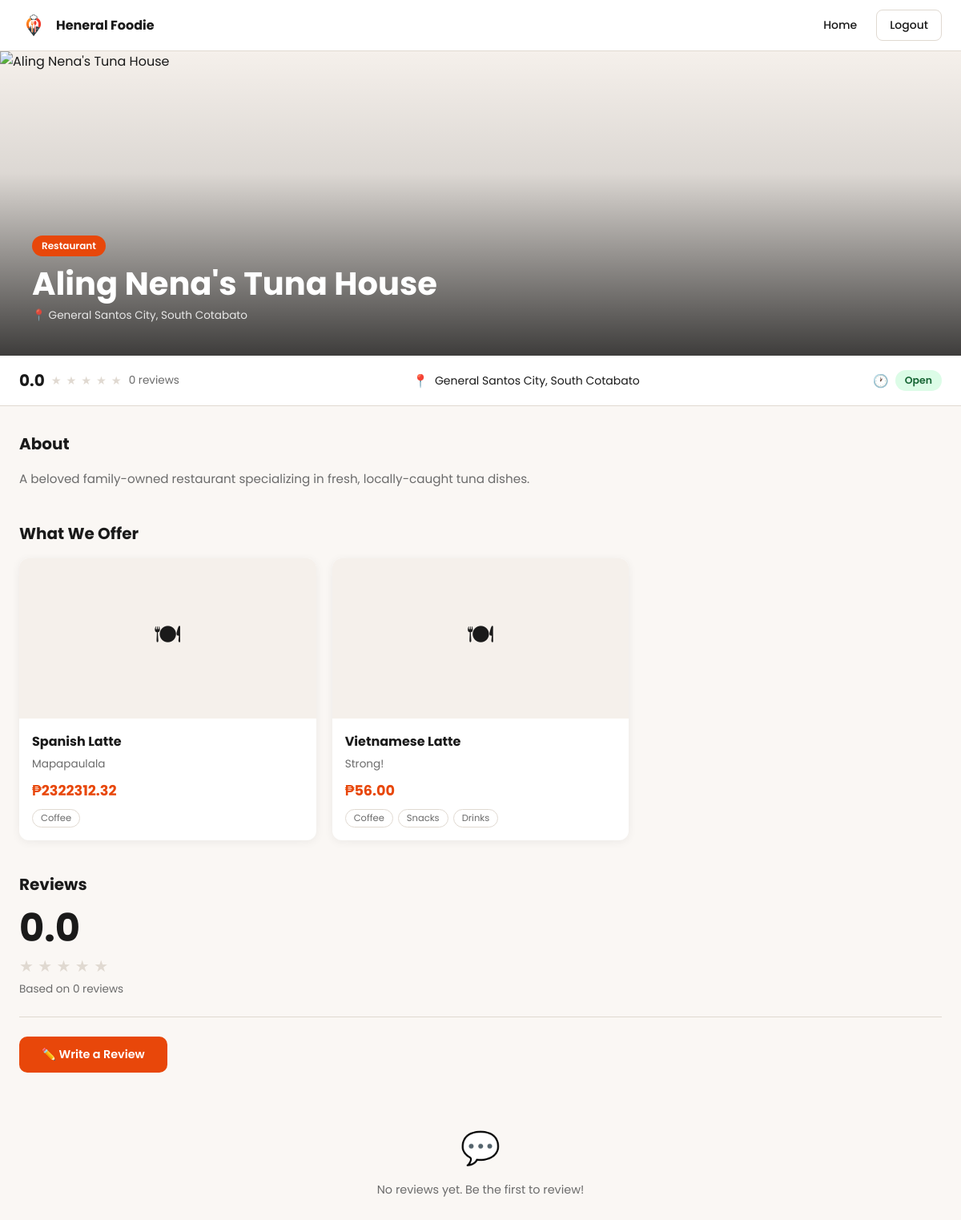
The app's page /store/60d1510a-5c80-4a01-964a-d337dad9bec8 (signed in) with its own data.
### app/models/store.py (models this page shows, shortened)
class Store(db.Model):
    __tablename__ = 'stores'
    id = db.Column(db.String(36), primary_key=True, default=lambda: str(uuid.uuid4()))
    vendor_id = db.Column(db.String(36), db.ForeignKey('users.id'), nullable=False)
    name = db.Column(db.String(100), nullable=False)
    description = db.Column(db.Text, nullable=True)
    address = db.Column(db.String(255), nullable=True)
    category = db.Column(db.String(50), nullable=True)
    status = db.Column(db.String(20), nullable=False, default='pending')
    average_rating = db.Column(db.Float, default=0.0)
    review_count = db.Column(db.Integer, default=0)
    created_at = db.Column(db.DateTime, default=datetime.utcnow)
    updated_at = db.Column(db.DateTime, default=datetime.utcnow, onupdate=datetime.utcnow)
    vendor = db.relationship('User', backref='stores')
    reviews = db.relationship('Review', backref='store', lazy='dynamic', cascade='all, delete-orphan')
    images = db.relationship('StoreImage', backref='store', lazy='dynamic', cascade='all, delete-orphan')
    food_items = db.relationship('FoodItem', backref='store', lazy='dynamic', cascade='all, delete-orphan')

### app/models/image.py (models this page shows, shortened)
class FoodItem(db.Model):
    __tablename__ = 'food_items'
    id = db.Column(db.String(36), primary_key=True, default=lambda: str(uuid.uuid4()))
    store_id = db.Column(db.String(36), db.ForeignKey('stores.id'), nullable=False)
    name = db.Column(db.String(100), nullable=False)
    description = db.Column(db.Text, nullable=True)
    price = db.Column(db.Numeric(10, 2), nullable=False)
    category_1 = db.Column(db.String(50), nullable=False)   # Required — at least one category
    category_2 = db.Column(db.String(50), nullable=True)    # Optional
    category_3 = db.Column(db.String(50), nullable=True)    # Optional
    image_filename = db.Column(db.String(255), nullable=True)
    created_at = db.Column(db.DateTime, default=datetime.utcnow)
    updated_at = db.Column(db.DateTime, default=datetime.utcnow, onupdate=datetime.utcnow)

### app/routes/store.py (the view)
@store.route('/store/<store_id>')
def store_detail(store_id):
    store = Store.query.get_or_404(store_id)
    return render_template('store/store_detail.html', store=store)

### app/models/user.py (called while the page is built)
@login_manager.user_loader
def load_user(user_id):
    return User.query.get(user_id)

    @property
    def is_vendor(self):
        return self.role == 'vendor'

    @property
    def is_admin(self):
        return self.role == 'admin'

### app/templates/store/store_detail.html (shortened to what this page needs)
{% extends 'base.html' %}
{% block styles %}
<link rel="stylesheet" href="{{ url_for('static', filename='css/store_detail.css') }}">
{% endblock %}
{% block content %}
<div class="store-hero">
    {% if store.images.first() %}
        <img src="{{ url_for('static', filename='uploads/' + store.images.first().filename) }}" alt="{{ store.name }}">
    {% else %}
        <img src="https://images.unsplash.com/photo-1504674900247-0877df9cc836?w=1200&q=80" alt="{{ store.name }}">
    {% endif %}
    <div class="store-hero-overlay">
        <span class="store-category-badge">{{ store.category | replace('_', ' ') | title }}</span>
        <h1 class="store-hero-name">{{ store.name }}</h1>
        <p class="store-hero-address">📍 {{ store.address or 'General Santos City' }}</p>
    </div>
</div>
<div class="store-info-bar">
    <div class="store-info-bar-inner">
        <div class="info-item">
            <span class="rating-number">{{ "%.1f"|format(store.average_rating) }}</span>
            <span class="stars">
                {% for i in range(1, 6) %}
                    {% if i <= store.average_rating %}★{% else %}<span class="stars-empty">★</span>{% endif %}
                {% endfor %}
            </span>
            <span class="review-count">{{ store.review_count }} reviews</span>
        </div>
        <div class="info-item">
            <span class="info-item-icon">📍</span>
            {{ store.address or 'General Santos City' }}
        </div>
        <div class="info-item">
            <span class="info-item-icon">🕐</span>
            {% if store.status == 'approved' %}
                <span class="status-badge approved">Open</span>
            {% elif store.status == 'pending' %}
                <span class="status-badge pending">Pending Approval</span>
            {% else %}
                <span class="status-badge rejected">Rejected</span>
            {% endif %}
        </div>
    </div>
</div>
<div class="store-content">
    <div class="store-about">
        <h2 class="section-title">About</h2>
        <p>{{ store.description or 'No description provided yet.' }}</p>
    </div>
    <div class="store-food-items">
        <h2 class="section-title">What We Offer</h2>
        {% set food_items = store.food_items.all() %}
        {% if food_items %}
            <div class="food-grid">
                {% for item in food_items %}
                <div class="food-card">
                    {% if item.image_filename %}
                        <img class="food-card-image"
                             src="{{ url_for('static', filename='uploads/' + item.image_filename) }}"
                             alt="{{ item.name }}">
                    {% else %}
                        <div class="food-card-image-placeholder">🍽</div>
                    {% endif %}
                    <div class="food-card-body">
                        <h3 class="food-card-name">{{ item.name }}</h3>
                        <p class="food-card-description">{{ item.description or '' }}</p>
                        <p class="food-card-price">₱{{ "%.2f"|format(item.price) }}</p>
                        <div class="food-card-tags">
                            {% if item.category_1 %}
                                <span class="food-tag">{{ item.category_1 | replace('_', ' ') | title }}</span>
                            {% endif %}
                            {% if item.category_2 %}
                                <span class="food-tag">{{ item.category_2 | replace('_', ' ') | title }}</span>
                            {% endif %}
                            {% if item.category_3 %}
                                <span class="food-tag">{{ item.category_3 | replace('_', ' ') | title }}</span>
                            {% endif %}
                        </div>
                    </div>
                </div>
                {% endfor %}
            </div>
        {% else %}
            <div class="empty-state">
                <span class="empty-state-icon">🍽</span>
                No food items added yet.
            </div>
        {% endif %}
    </div>
    <div class="store-reviews">
        <h2 class="section-title">Reviews</h2>
        <div class="reviews-summary">
            <div class="reviews-summary-rating">{{ "%.1f"|format(store.average_rating) }}</div>
            <div class="reviews-summary-stars">
                {% for i in range(1, 6) %}
                    {% if i <= store.average_rating %}★{% else %}<span style="color: var(--input-border)">★</span>{% endif %}
                {% endfor %}
            </div>
            <div class="reviews-summary-count">Based on {{ store.review_count }} reviews</div>
        </div>
        {% if current_user.is_authenticated and not current_user.is_vendor and not current_user.is_admin %}
            <div class="write-review-wrapper">
                <a href="#" class="btn-primary">✏️ Write a Review</a>
            </div>
        {% endif %}
        {% set reviews = store.reviews.all() %}
        {% if reviews %}
            {% for review in reviews %}
            <div class="review-card">
                <div class="review-header">
                    <span class="review-author">{{ review.author.username }}</span>
                    <span class="review-date">{{ review.created_at.strftime('%B %Y') }}</span>
                </div>
                <div class="review-stars">
                    {% for i in range(1, 6) %}
                        {% if i <= review.rating %}★{% else %}<span style="color: var(--input-border)">★</span>{% endif %}
                    {% endfor %}
                </div>
                <p class="review-text">{{ review.review_text }}</p>
            </div>
            {% endfor %}
        {% else %}
            <div class="empty-state">
                <span class="empty-state-icon">💬</span>
                No reviews yet. Be the first to review!
            </div>
        {% endif %}
    </div>
</div>
{% endblock %}

### app/static/css/main.css (style rules this page uses)
:root { --primary: #E8470A; --primary-hover: #C93D08; --background: #FAF7F4; --card: #FFFFFF; --text-dark: #1A1A1A; --text-muted: #6B6B6B; --input-bg: #F5F0EB; --input-border: #E0D9D1; --success-bg: #F0FBF0; --success-border: #4CAF50; --success-text: #2E7D32; --error-text: #D32F2F; --error-bg: #FFF0F0; --error-border: #F44336; --navbar-height: 64px; }
* { margin: 0; padding: 0; box-sizing: border-box; }
body { font-family: 'Poppins', sans-serif; background-color: var(--background); color: var(--text-dark); min-height: 100vh; }
a { text-decoration: none; color: inherit; }

### records on screen
Store: category "Restaurant", name "Aling Nena's Tuna House", address "General Santos City, South Cotabato", average_rating "0.0", review_count "0", description "A beloved family-owned restaurant specializing in fresh, locally-caught tuna dishes."
FoodItem: name "Spanish Latte", description "Mapapaulala", price "2322312.32", category_1 "Coffee"
FoodItem: name "Vietnamese Latte", description "Strong!", price "56.00", category_1 "Coffee", category_2 "Snacks", category_3 "Drinks"
